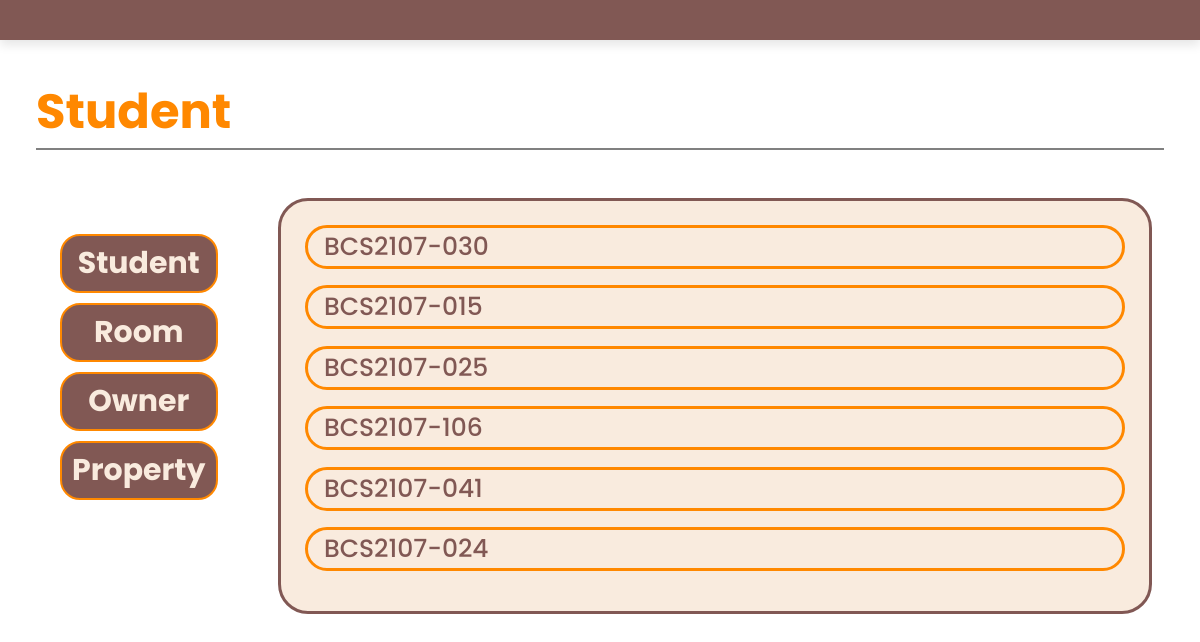
/index/admin_student_list, run on the app's committed database.
### HouseRental/models.py (models this page shows, shortened)
class Student(models.Model):
    GENDER_CHOICES = [
        ('Male', 'Male'),
        ('Female', 'Female'),
    ]
    RESIDENTIAL_CHOICES = [
        ('Resident', 'Resident'),
        ('Non-resident', 'Non-resident'),
    ]
    user = models.OneToOneField(CustomUser, on_delete=models.CASCADE, primary_key=True)
    studentName=models.CharField(max_length=50)
    studentPhoneNo=models.CharField(max_length=12)
    studentEmail=models.EmailField(max_length=255)
    studentGender=models.CharField(max_length=6, choices=GENDER_CHOICES)
    residentialStatus=models.CharField(max_length=12, choices=RESIDENTIAL_CHOICES)

class CustomUser(AbstractBaseUser, PermissionsMixin):
    ROLE_CHOICES = (
        ('admin', 'Admin'),
        ('student', 'Student'),
    )
    customID = models.CharField(max_length=15, unique=True)
    role = models.CharField(max_length=10, choices=ROLE_CHOICES, default='student')
    is_staff = models.BooleanField(default=False)
    is_active = models.BooleanField(default=True)
    objects = CustomUserManager()
    USERNAME_FIELD = 'customID'
    REQUIRED_FIELDS = []
    def __str__(self):
        return self.customID

### HouseRental/views.py (the view)
# urls.py: path("admin_student_list",admin_student_list.as_view(), name="admin_student_list"),
class admin_student_list(ListView):
    model = Student
    template_name = 'admin_student_list.html'
    context_object_name = 'entity_list'

### HouseRental/templates/admin_student_list.html (shortened to what this page needs)
{% extends 'header.html' %}
{% block content %}
<body>
    <div class="index-head">
        <h1 class="head-title">Student</h1>
    </div>
    <hr/>
    <div class="container">
        <div class="sidebar">
            <ul class="sidebar-list">
                <li class="sidebar-list-item">
                    <a href="{% url 'admin_student_list' %}">Student</a>
                </li>
                <li class="sidebar-list-item">
                    <a href="{% url 'admin_room_list' %}">Room</a>
                </li>
                <li class="sidebar-list-item">
                    <a href="{% url 'admin_owner_list' %}">Owner</a>
                </li>
                <li class="sidebar-list-item">
                    <a href="{% url 'admin_property_list' %}">Property</a>
                </li>
            </ul>
        </div>
        <div class="content">
            <ul class="content-list">
                {% for entity in entity_list %}
                    <li class="content-list-item">
                        <a href="{% url 'admin_student_detail' entity.pk %}">{{ entity.user }}</a>
                    </li>
                {% endfor %}
            </ul>
        </div>
    </div>
</body>
{% endblock %}

### HouseRental/templates/header.html (style rules this page uses)
* { font-family: 'Poppins', sans-serif; margin: 0; padding: 0; -webkit-box-sizing: border-box; box-sizing: border-box; outline: none; border: none; text-decoration: none; text-transform: capitalize; -webkit-transition: .2s linear; transition: .2s linear; }
html { font-size: 62.5%; overflow-x: hidden; scroll-behavior: smooth; }

### HouseRental/templates/admin_student_list.html (style rules this page uses)
.index-head { margin: 3%; margin-bottom: 0%; font-size: x-large; display: flex; }
h1 { text-transform: none; color: #FF8800; }
hr { background-color: grey; width: 94%; height: 2px; margin-left: 3%; }
.container { display: flex; height: 100%; }
.sidebar { padding:5% ; padding-top: 7%; }
.sidebar-list { list-style: none; }
.sidebar-list-item { border: 2px solid #FF8800; background-color: #815854; border-radius: 2rem; padding: 5px; padding-left: 10px; padding-right: 10px; margin-bottom: 10px; text-align: center; }
.sidebar-list-item a { font-weight: 700; font-size: 30px; color: #F9EBDE; }
.content { border: 3px solid #815854; padding: 2%; margin-right: 4%; width: 1200px; margin-top: 4%; background-color: #F9EBDE; border-radius: 3rem; overflow-y: auto; max-height: 417px; }
.content-list { list-style: none; }
.content-list-item { background-color: #F9EBDE; border: solid #FF8800; margin: 0%; margin-bottom: 2%; padding-left: 2%; border-radius: 5rem }
.content-list-item :last-child { margin-bottom: 0%; }
.content-list-item a { font-weight: 500; font-size: 25px; color: #815854; }

### data on the page
Student: user "BCS2107-030"
Student: user "BCS2107-015"
Student: user "BCS2107-025"
Student: user "BCS2107-106"
Student: user "BCS2107-041"
Student: user "BCS2107-024"
